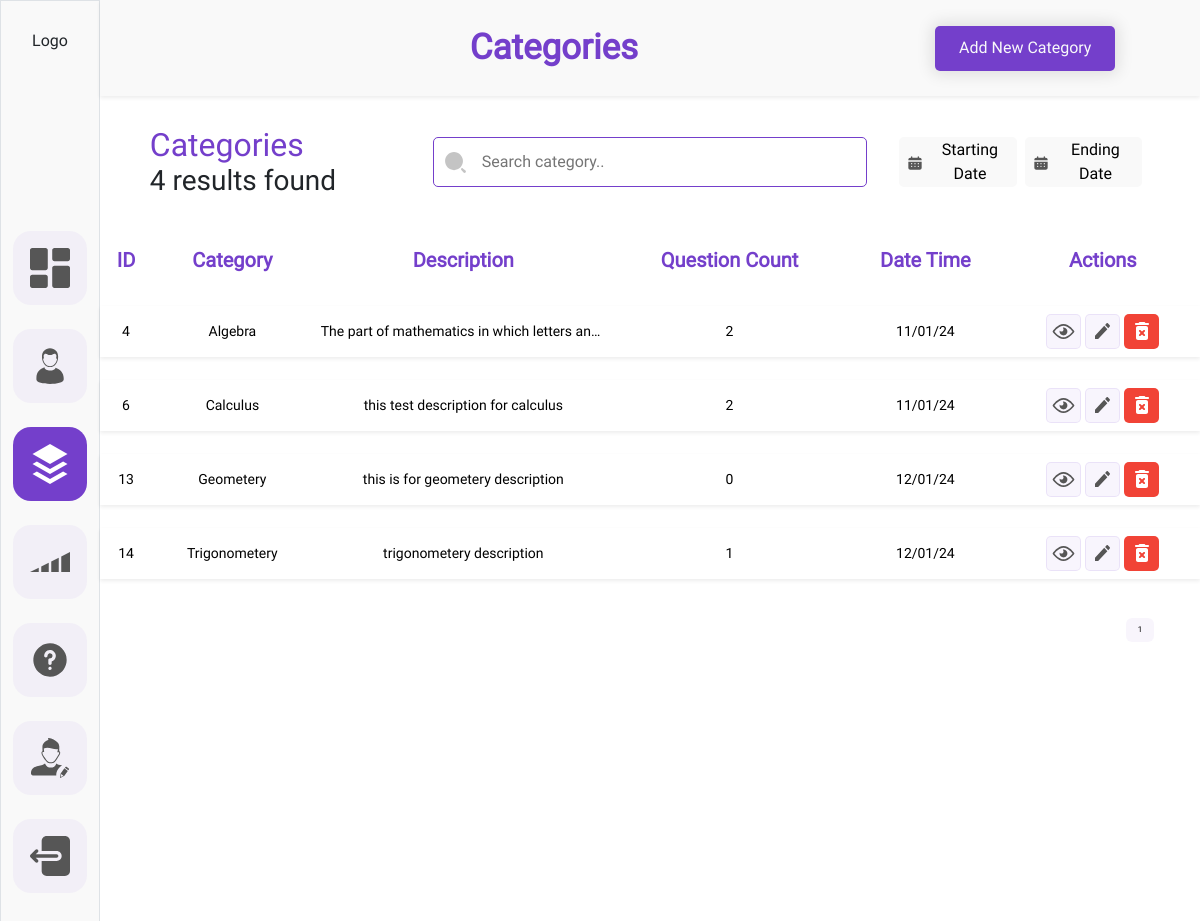
The page /myadmin/categories/?page=2 (signed in) on the database as committed earlier.
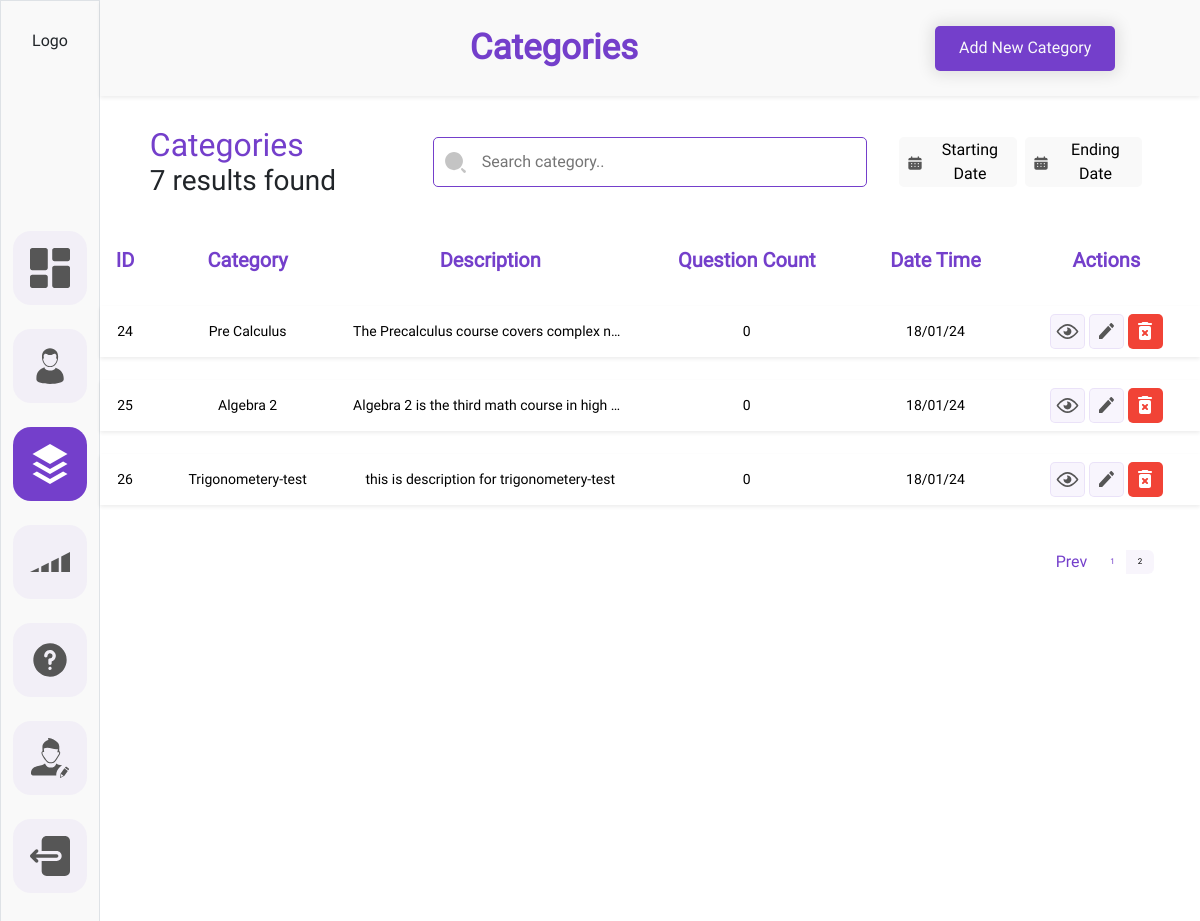
The same page on the database as committed later.
### adminDashboard/models.py (models this page shows, shortened)
class Category(BaseModel):
    category_title = models.CharField(max_length=CharFieldSizes.XXX_LARGE)
    category_description = models.TextField()
    category_image = models.ImageField(upload_to='category_images')
    def total_questions(self):
        return Question.objects.filter(question_level__level_category = self).count()

### adminDashboard/views.py (the view)
# urls.py: path('categories/', views.categories, name='categories'),
@login_required(login_url='admin-login')
def categories(request):
    search = request.GET.get('search-bar', '')
    start_date = request.GET.get('startdate', '')
    end_date = request.GET.get('enddate', '')
    context={
        'seachbar': search,
        'startdate': start_date,
        'enddate': end_date,
        'category': request.GET.get('category',None)
    }
    records = Category.objects.all()
    if start_date and end_date:
        records = records.filter(created_at__range=(start_date, end_date))
    elif start_date:
        records = records.filter(created_at__gte=start_date)
    elif end_date:
        records = records.filter(created_at__lte=end_date)
    if search:
        records = records.filter(Q(category_title__icontains=search) | Q(category_description__icontains=search))
    paginator = Paginator(records,4)
    page = request.GET.get('page')
    try:
        records_within_range = paginator.page(page)
    except PageNotAnInteger:
        records_within_range = paginator.page(1)
    except EmptyPage:
        records_within_range = paginator.page(paginator.num_pages)
    category_count = records.count()
    context['categories']= records_within_range
    context['category_count'] = category_count
    return render(request, 'admin_dashboard/category.html', context)

### templates/admin_dashboard/category.html (shortened to what the changed rows need)
{% load static %}
<!DOCTYPE html>
<html lang="en">
<head>
    <link
    href="https://cdn.jsdelivr.net/npm/bootstrap@5.3.2/dist/css/bootstrap.min.css"
    rel="stylesheet"
  />
  <link rel="stylesheet" href="{% static 'admin_dashboard/css/common.css'%}">
  <link rel="stylesheet" href="{%static 'admin_dashboard/css/category.css'%}">
  <link rel="stylesheet" href="{% static 'admin_dashboard/css/users.css'%}">
</head>
<body>
    <div class="container-fluid">
        <div class="row ">
            <div class="col-11 h-100">
                <div class="row p-2 bg-sidebar heading-container-height shadow-sm justify-content-center align-items-center">
                    <div class="col-6 d-flex justify-content-end align-items-center">
                        <div class= "d-flex justify-content-center align-items-center">
                            <h1 class="dashboard__heading m-0">Categories</h1>
                        </div>
                    </div>
                </div>
            <form id="searchForm" action="{% url 'categories'%}" method='GET'>
                <div class="row justify-content-center margintop gap-2">
                  <div class="col-3">
                    <div class="">
                      <div class="d-flex flex-column">
                        <div class="">
                          <h2 class="user-title m-0 p-0">Categories</h2>
                        </div>
                        <div>
                          <h3 class="user-title-desc m-0 p-0">{{category_count }} results found</h3>
                        </div>
                      </div>
                    </div>
                  </div>
                </div>
            </form>
                <div class="row justify-content-center mt-3">
                    <div class="col p-0">
                        <div class="">
                            <div class="">
                                <table class="table table-hover table-borderless">
                                    <thead>
                                        <tr>
                                          <th class="table-head">ID</th>
                                          <th class="table-head">Category</th>
                                          <th class="table-head">Description</th>
                                          <th class="table-head">Question Count</th>
                                          <th class="table-head">Date Time</th>
                                          <th class="table-head">Actions</th>
                                        </tr>
                                      </thead>
                                      <tbody>
                                        {% for category in categories %}
                                        <tr class="tr shadow-sm ">
                                          <td>{{category.id}}</td>
                                          <td>{{category.category_title}}</td>
                                          <td>{{category.category_description}}</td>
                                          <td>{{category.total_questions}}</td>
                                          <td>{{category.created_at|date:"d/m/y"}}</td>
                                          <td>
                                            <div class="d-flex justify-content-center align-items-center gap-1">
                                              <div class="">
                                                    <a class="action-btns action-btns-view"  href="{%url 'view-category' pk=category.id%}">
                                                    </a>
                                                </div>
                                                <div class="">
                                                    <a class="action-btns action-btns-view" href="{%url 'update-category' pk=category.id %}">
                                                    </a>
                                                </div>
                                                <div class="">
                                                    <a class="action-btns action-btns-remove" href="#" onclick=deleterecord({{category.id}})   data-bs-toggle="modal" data-bs-target="#user-successfully-delet-modal" >
                                                    </a>
                                                </div>
                                            </div>
                                          </td>
                                        </tr>
                                        {% endfor %}
                                      </tbody>
                                  </table>
                            </div>
                        </div>
                    </div>
                </div>
            <div class="row justify-content-center">
              <div class="col-11 d-flex justify-content-end p-0">
                <nav aria-label="Page navigation example">
                  <ul class="pagination justify-content-end">
                    {% if categories.has_previous %}
                    <li class="page-item">
                      <a
                        class="page-link text-dark border-0 prev"
                        href="?page={{ categories.previous_page_number }}"
                        tabindex="-1"
                        aria-disabled="true"
                        >Prev</a
                      >
                    </li>
                    {% endif %}
                    {% for page_num in categories.paginator.page_range %}
                    <li class="page-item  d-flex justify-content-center align-items-center">
                      <a class="page-link border-0 {% if categories.number == page_num %} custom_active {% endif %}" href="?page={{ page_num }}">{{ page_num }}</a>
                    </li>
                    {% endfor %}
                  </ul>
                </nav>
              </div>
            </div>
            </div>
        </div>
    </div>
</body>
</html>

Rows that differ between the two databases and show on the page:
no longer on this page (row edited): Category: id "4", category_title "Algebra", category_description "The part of mathematics in which letters an…", total_questions "2", created_at "11/01/24"
no longer on this page (row unchanged): Category: id "6", category_title "Calculus", category_description "this test description for calculus", total_questions "2", created_at "11/01/24"
no longer on this page (row unchanged): Category: id "13", category_title "Geometery", category_description "this is for geometery description", total_questions "0", created_at "12/01/24"
no longer on this page (row unchanged): Category: id "14", category_title "Trigonometery", category_description "trigonometery description", total_questions "1", created_at "12/01/24"
added Category: id "24", category_title "Pre Calculus", category_description "The Precalculus course covers complex n…", total_questions "0", created_at "18/01/24"
added Category: id "25", category_title "Algebra 2", category_description "Algebra 2 is the third math course in high…", total_questions "0", created_at "18/01/24"
added Category: id "26", category_title "Trigonometery-test", category_description "this is description for trigonometery-test", total_questions "0", created_at "18/01/24"
Other text that changed with them:
{{ category_count }}: "4" → "7"
text now shown: "Prev"
new list line: "2"
